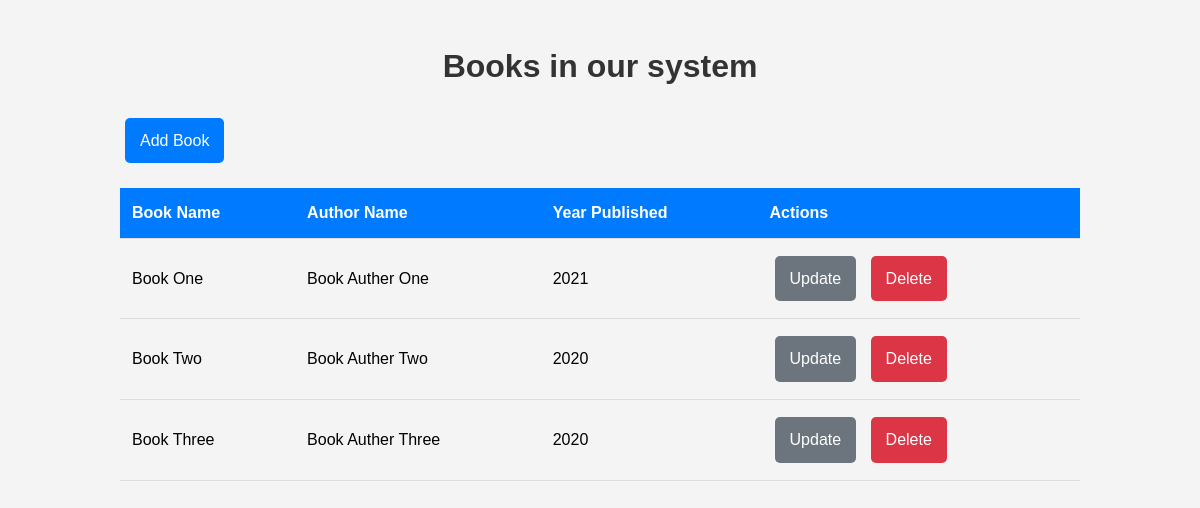
The app's page /, older data.
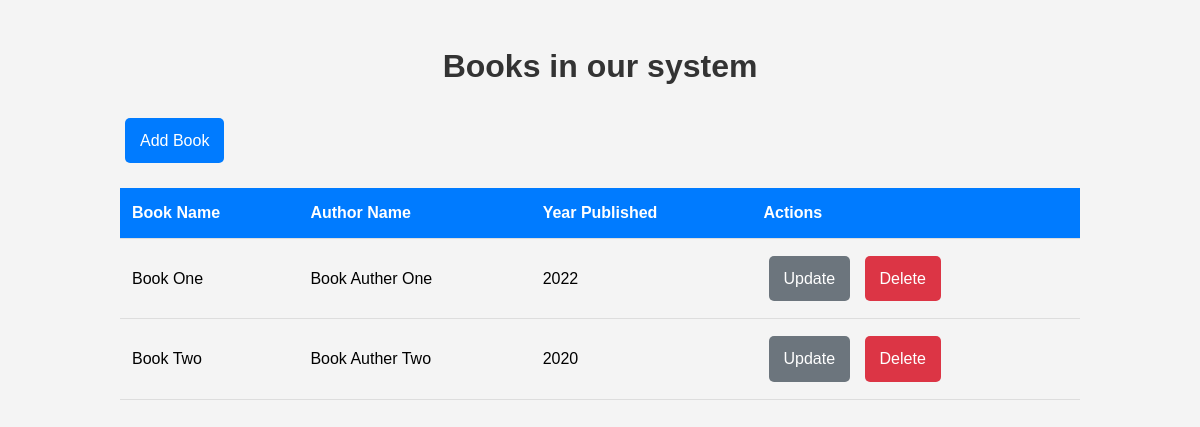
The same page, newer data.
### crud_app/models.py (models this page shows, shortened)
class Book(models.Model):
    title = models.CharField(max_length=50, unique=True)
    auther = models.CharField(max_length=30)
    year_published = models.PositiveIntegerField()

### crud_app/views.py (the view)
# urls.py: path("", home, name="home"),
def home(request):
    books =Book.objects.all()
    context = {
        "books" : books,
    }
    return render(request, 'home.html', context)

### crud_app/templates/home.html (shortened to what this page needs)
{% load static %}
<!DOCTYPE html>
<html lang="en">
  <head>
    <link rel="stylesheet" href="{% static 'css/styles.css' %}">
  </head>
  <body>
    <div class="container">
      <h1 class="page-title">Books in our system</h1>
      <a href="{% url 'crudApp:add-book' %}" class="btn btn-primary">Add Book</a>
      <table class="book-table">
        <thead>
          <tr>
            <th>Book Name</th>
            <th>Author Name</th>
            <th>Year Published</th>
            <th>Actions</th>
          </tr>
        </thead>
        <tbody>
          {% for book in books %}
          <tr>
            <td>{{book.title}}</td>
            <td>{{book.auther}}</td>
            <td>{{book.year_published}}</td>
            <td>
              <a href="{% url 'crudApp:update_book' book.id %}" class="btn btn-secondary">Update</a>
              <a href="{% url 'crudApp:delete_book' book.id %}" class="btn btn-danger">Delete</a>
            </td>
          </tr>
          {% endfor %}
        </tbody>
      </table>
    </div>
  </body>
</html>

### crud_app/static/css/styles.css (style rules this page uses)
body { font-family: Arial, sans-serif; line-height: 1.6; margin: 0; padding: 0; background-color: #f4f4f4; }
.container { width: 80%; margin: auto; overflow: hidden; padding: 20px; }
.page-title { color: #333; text-align: center; margin-bottom: 20px; }
.btn { display: inline-block; padding: 10px 15px; border: none; border-radius: 5px; cursor: pointer; text-decoration: none; font-size: 16px; margin: 5px; }
.btn-primary { background-color: #007bff; color: #fff; }
.btn-secondary { background-color: #6c757d; color: #fff; }
.btn-danger { background-color: #dc3545; color: #fff; }
.book-table { width: 100%; border-collapse: collapse; margin-top: 20px; }
.book-table th, .book-table td { padding: 12px; text-align: left; border-bottom: 1px solid #ddd; }
.book-table th { background-color: #007bff; color: #fff; }

Row changes from the older to the newer data that the page shows:
removed Book: title "Book Three", auther "Book Auther Three", year_published "2020"
changed Book "Book One": year_published "2021" → "2022"
